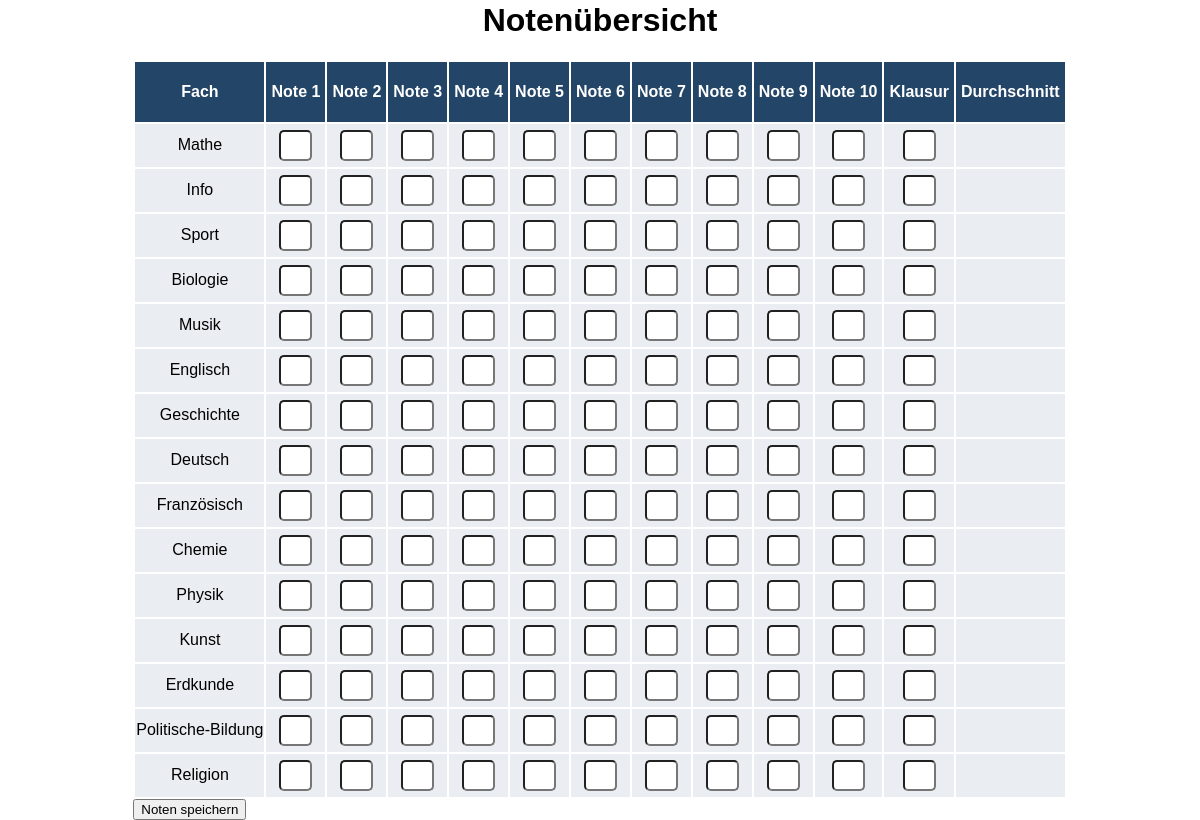
Before: /noten/ (signed in) with the older database file.
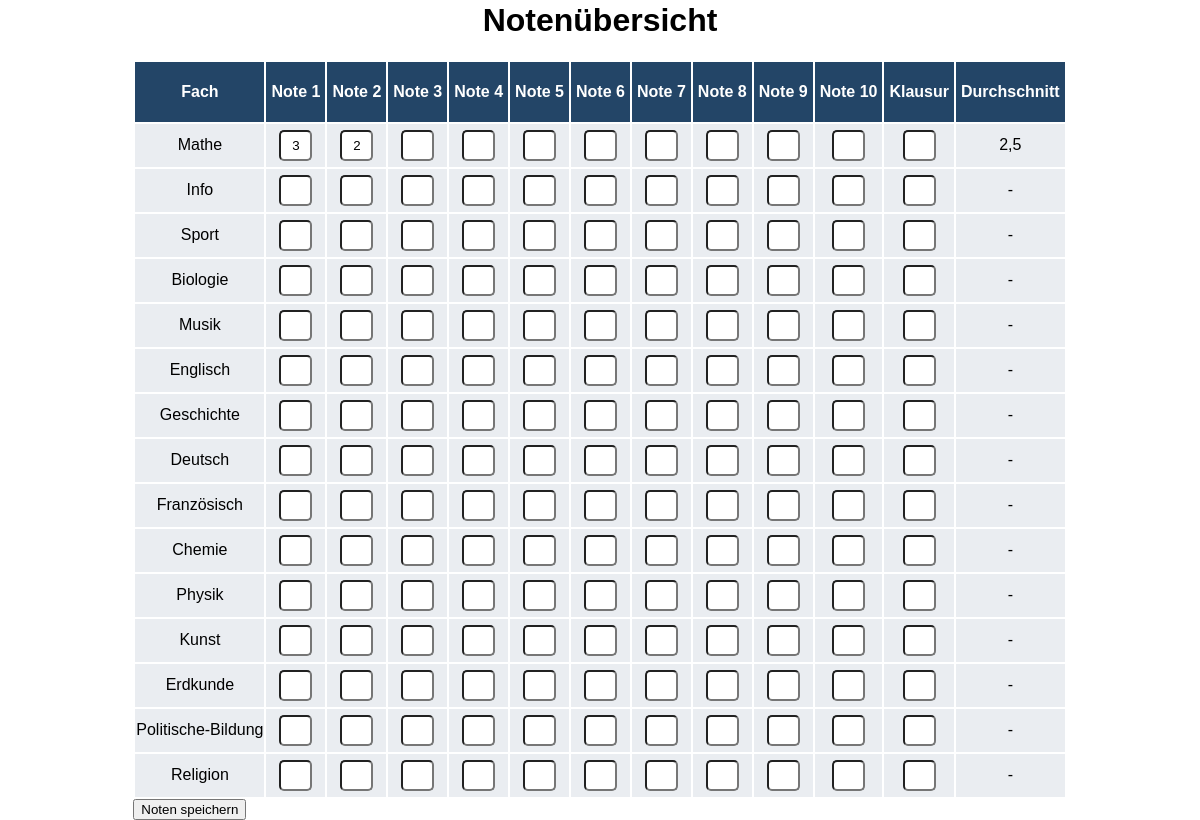
After: the same page with the newer database file.
### stundenplan/models.py (models this page shows, shortened)
class Subject(models.Model):
    abkuerzung = models.CharField(max_length=3, unique=True)
    name = models.CharField(max_length=100, unique=True)
    grade = models.ManyToManyField(Grade, through='Subject_Grade')
    class Meta:
        verbose_name = 'Fach'
        verbose_name_plural = 'Fächer'
    pass

### notentabelle/models.py (models this page shows, shortened)
class Mark(models.Model):
    user = models.ForeignKey(User, on_delete=models.CASCADE)
    subject = models.ForeignKey(Subject, on_delete=models.CASCADE)
    note_1 = models.IntegerField(validators=[MinValueValidator(0), MaxValueValidator(15)], null=True, blank=True)
    note_2 = models.IntegerField(validators=[MinValueValidator(0), MaxValueValidator(15)], null=True, blank=True)
    note_3 = models.IntegerField(validators=[MinValueValidator(0), MaxValueValidator(15)], null=True, blank=True)
    note_4 = models.IntegerField(validators=[MinValueValidator(0), MaxValueValidator(15)], null=True, blank=True)
    note_5 = models.IntegerField(validators=[MinValueValidator(0), MaxValueValidator(15)], null=True, blank=True)
    note_6 = models.IntegerField(validators=[MinValueValidator(0), MaxValueValidator(15)], null=True, blank=True)
    note_7 = models.IntegerField(validators=[MinValueValidator(0), MaxValueValidator(15)], null=True, blank=True)
    note_8 = models.IntegerField(validators=[MinValueValidator(0), MaxValueValidator(15)], null=True, blank=True)
    note_9 = models.IntegerField(validators=[MinValueValidator(0), MaxValueValidator(15)], null=True, blank=True)
    note_10 = models.IntegerField(validators=[MinValueValidator(0), MaxValueValidator(15)], null=True, blank=True)
    klausur = models.IntegerField(validators=[MinValueValidator(0), MaxValueValidator(15)], null=True, blank=True)
    class Meta:
        constraints = [
            models.UniqueConstraint(fields=['user', 'subject'], name='unique_user_subject')
        ]
        verbose_name = 'Note'
        verbose_name_plural = 'Noten'
    def average(self):
        notes = [
            self.note_1, self.note_2, self.note_3, self.note_4, self.note_5,
            self.note_6, self.note_7, self.note_8, self.note_9, self.note_10
        ]
        valid_notes = [note for note in notes if note is not None]
        if valid_notes:
            if self.klausur is not None:
                return round(sum(valid_notes) / len(valid_notes) * 0.75 + self.klausur * 0.25, 2)
            else:
                return round(sum(valid_notes) / len(valid_notes), 2)
        return None

### notentabelle/views.py (the view)
# urls.py: path('', index_view, name='index_view'),
def index_view(request):
    user_class = request.user.profile.klasse
    subjects_in_class = Subject.objects.filter(grade=user_class.grade).distinct()
    marks = Mark.objects.filter(user=request.user, subject__in=subjects_in_class)
    return render(request, 'tabelle.html', {'marks': marks, 'subjects_in_class': subjects_in_class,}) # 'semester_marks': semester_marks

### notentabelle/templatetags/noten_tags.py (called while the page is built)
@register.filter
def get_mark_for_subject(marks, subject):
    return marks.filter(subject=subject).first()

### templates/tabelle.html (shortened to what this page needs)
{% load noten_tags %}
<!DOCTYPE html>
<html lang="en">
<head>
    {% load static %}
    <link rel="stylesheet" type="text/css" href="{% static 'tabelle.css' %}">
</head>
<body>
    <h1>Notenübersicht</h1>
    <form method="post" action="{% url 'save_marks' %}">
        <table border="1">
            <thead>
                <tr class="text-fields">
                    <th>Fach</th>
                    <th>Note 1</th>
                    <th>Note 2</th>
                    <th>Note 3</th>
                    <th>Note 4</th>
                    <th>Note 5</th>
                    <th>Note 6</th>
                    <th>Note 7</th>
                    <th>Note 8</th>
                    <th>Note 9</th>
                    <th>Note 10</th>
                    <th>Klausur</th>
                    <th>Durchschnitt</th>
                </tr>
            </thead>
            <tbody>
                {% for subject in subjects_in_class %}
                <tr class="num-row">
                    <td>{{ subject.name }}</td>
                    {% with mark=marks|get_mark_for_subject:subject %}
                    <td><input type="number" name="note_1_{{ mark.id }}" value="{{ mark.note_1|default_if_none:'' }}" min="0" max="15"></td>
                    <td><input type="number" name="note_2_{{ mark.id }}" value="{{ mark.note_2|default_if_none:'' }}" min="0" max="15"></td>
                    <td><input type="number" name="note_3_{{ mark.id }}" value="{{ mark.note_3|default_if_none:'' }}" min="0" max="15"></td>
                    <td><input type="number" name="note_4_{{ mark.id }}" value="{{ mark.note_4|default_if_none:'' }}" min="0" max="15"></td>
                    <td><input type="number" name="note_5_{{ mark.id }}" value="{{ mark.note_5|default_if_none:'' }}" min="0" max="15"></td>
                    <td><input type="number" name="note_6_{{ mark.id }}" value="{{ mark.note_6|default_if_none:'' }}" min="0" max="15"></td>
                    <td><input type="number" name="note_7_{{ mark.id }}" value="{{ mark.note_7|default_if_none:'' }}" min="0" max="15"></td>
                    <td><input type="number" name="note_8_{{ mark.id }}" value="{{ mark.note_8|default_if_none:'' }}" min="0" max="15"></td>
                    <td><input type="number" name="note_9_{{ mark.id }}" value="{{ mark.note_9|default_if_none:'' }}" min="0" max="15"></td>
                    <td><input type="number" name="note_10_{{ mark.id }}" value="{{ mark.note_10|default_if_none:'' }}" min="0" max="15"></td>
                    <td><input type="number" name="klausur_{{ mark.id }}" value="{{ mark.klausur|default_if_none:'' }}" min="0" max="15"></td>
                    <td>{{ mark.average|default_if_none:"-" }}</td>
                    {% endwith %}
                </tr>
                {% endfor %}
            </tbody>
        </table>
        <button type="submit">Noten speichern</button>
    </form>
</body>
</html>

### static/tabelle.css (style rules this page uses)
:root { --background-color: #ffffff; --second-background-color: #E5E1DA; --darkrow: #23456718; --dark-accent: #526D82; --ligth-accent: #b1dae7; --dark-font: #27374D; --ligth-font: white; }
body { display: flex; justify-content: center; align-items: center; flex-direction: column; font-family: Arial, Helvetica, sans-serif; background-color: var(--background-color); height: 100vh; margin: 0; padding: 0; }
table { border: none; }
tr { border:none; background-color: var(--darkrow); }
tbody { border: none; }
th { background-color: #234567; color: var(--ligth-font); border: none; height: 50px; }
.num-row { justify-content: center; text-align: center; }

Changed rows visible on the page:
added Mark: note_1 "3", note_2 "2", average "2,5"
added Mark: average "-"
added Mark: average "-"
added Mark: average "-"
added Mark: average "-"
added Mark: average "-"
added Mark: average "-"
added Mark: average "-"
added Mark: average "-"
added Mark: average "-"
added Mark: average "-"
added Mark: average "-"
added Mark: average "-"
added Mark: average "-"
added Mark: average "-"
